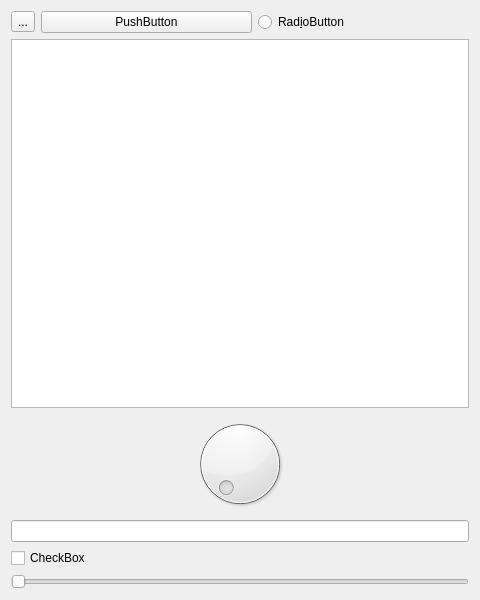
<?xml version="1.0" encoding="UTF-8"?>
<ui version="4.0">
 <class>MainWindow</class>
 <widget class="QMainWindow" name="MainWindow">
  <property name="geometry">
   <rect>
    <x>0</x>
    <y>0</y>
    <width>480</width>
    <height>600</height>
   </rect>
  </property>
  <property name="windowTitle">
   <string>MainWindow</string>
  </property>
  <widget class="QWidget" name="centralWidget">
   <layout class="QVBoxLayout" name="verticalLayout">
    <item>
     <layout class="QHBoxLayout" name="horizontalLayout">
      <item>
       <widget class="QToolButton" name="toolButton">
        <property name="text">
         <string>...</string>
        </property>
       </widget>
      </item>
      <item>
       <widget class="QPushButton" name="pushButton">
        <property name="text">
         <string>PushButton</string>
        </property>
       </widget>
      </item>
      <item>
       <widget class="QRadioButton" name="radioButton">
        <property name="text">
         <string>Rad&amp;ioButton</string>
        </property>
       </widget>
      </item>
     </layout>
    </item>
    <item>
     <widget class="QTextEdit" name="textEdit"/>
    </item>
    <item>
     <widget class="QDial" name="dial"/>
    </item>
    <item>
     <widget class="QLineEdit" name="lineEdit"/>
    </item>
    <item>
     <widget class="QCheckBox" name="checkBox">
      <property name="text">
       <string>CheckBox</string>
      </property>
     </widget>
    </item>
    <item>
     <widget class="QSlider" name="horizontalSlider">
      <property name="orientation">
       <enum>Qt::Horizontal</enum>
      </property>
     </widget>
    </item>
   </layout>
  </widget>
 </widget>
 <layoutdefault spacing="6" margin="11"/>
 <resources/>
 <connections/>
</ui>
